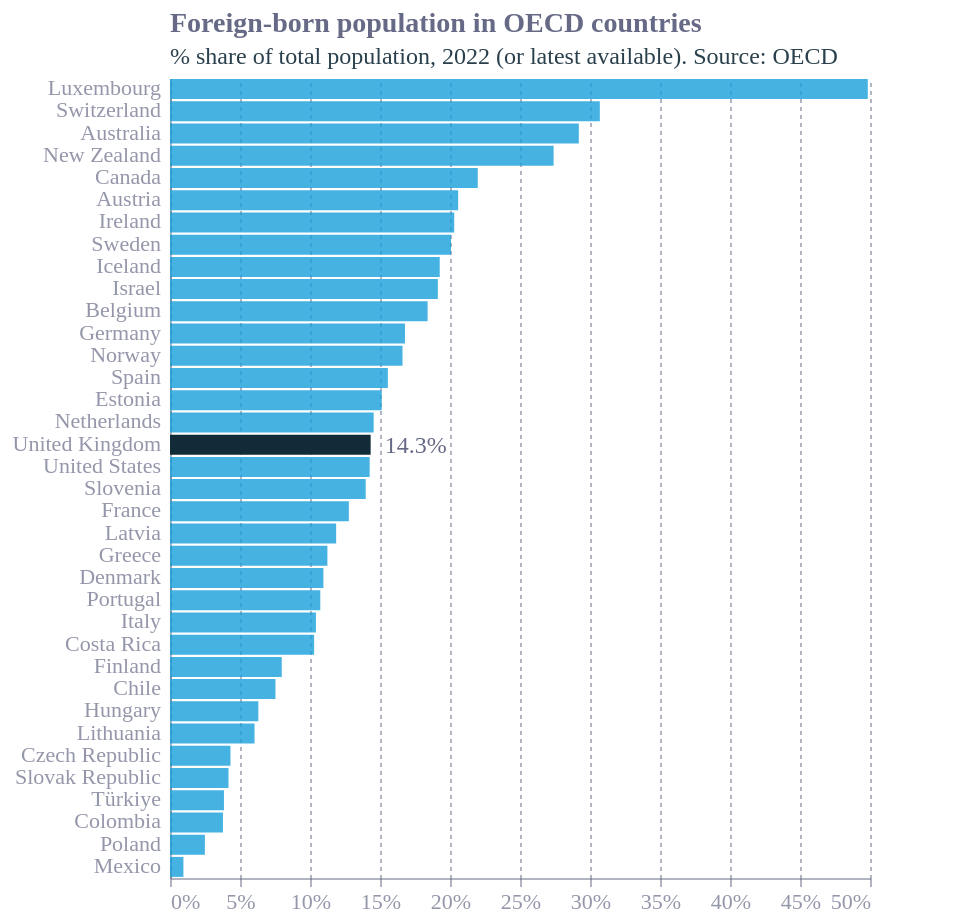

This figure's Vega-Lite source:
### Vega-Lite specification from a JSON file in a GitHub repository (floating-point values rounded to 4 significant figures)
{"config": {"font": "Circular Std", "text": {"color": "#676A86", "align": "left", "baseline": "middle", "dx": 7, "dy": 0, "fontSize": 11}, "view": {"stroke": null, "continuousWidth": 400, "continuousHeight": 300, "discreteWidth": 400, "discreteHeight": 300}, "bar": {"color": "#179fdb"}, "line": {"color": "#e6224b"}, "rule": {"color": "#676A86"}, "area": {"opacity": 0.3}, "point": {"filled": true, "size": 80, "color": "#e6224b", "opacity": 0.95}, "geoshape": {"stroke": "white", "strokeWidth": 0.3}, "rect": {"fill": "#d6d4d4", "opacity": 0.3}, "axis": {"labelColor": "#676A86", "labelFontSize": 11, "labelFont": "Circular Std", "labelOpacity": 0.7, "tickColor": "#676A86", "tickOpacity": 0.5, "domainColor": "#676A86", "domainOpacity": 0.5, "gridColor": "#676A86", "gridDash": [2, 2], "gridOpacity": 0.5, "title": null, "titleColor": "#676A86", "titleOpacity": 0.8, "tickSize": 4}, "axisXDiscrete": {"grid": false, "labelAngle": 0, "tickCount": 10, "tickOpacity": 0.5, "title": null}, "axisYDiscrete": {"ticks": false, "labelPadding": 5}, "axisXTemporal": {"grid": false, "ticks": true}, "axisXQuantitative": {"grid": true}, "axisYQuantitative": {"gridColor": "#676A86", "gridDash": [1, 5], "gridOpacity": 0.5, "ticks": false, "labelPadding": 5, "tickCount": 8, "titleAngle": 0, "titleAlign": "left", "titleBaseline": "bottom", "titleX": 0, "titleY": -5}, "title": {"color": "#676A86", "subtitleColor": "#122b39E6", "font": "Circular Std", "subtitleFont": "Circular Std", "anchor": "start", "frame": "group", "fontSize": 14, "subtitleFontSize": 12, "subtitlePadding": 4, "offset": 0}, "legend": {"titleColor": "#122b39", "title": null, "labelColor": "#122b39", "labelFontSize": 11}}, "title": {"text": "Foreign-born population in OECD countries", "subtitle": ["% share of total population, 2022 (or latest available). Source: OECD"]}, "encoding": {"x": {"axis": {"format": "%"}, "field": "Value", "type": "quantitative"}, "y": {"field": "Country", "sort": "-x", "type": "nominal"}}, "layer": [{"params": [{"select": {"type": "point", "on": "mouseover", "fields": ["Country"], "clear": false, "nearest": true}, "name": "hover", "value": "United Kingdom"}], "mark": {"type": "bar"}, "encoding": {"color": {"condition": {"test": "(datum.Country === 'United Kingdom')", "value": "#122b39"}, "value": "#179fdb"}, "opacity": {"condition": {"test": {"param": "hover"}, "value": 1}, "value": 0.8}, "x": {"axis": {"format": "%"}, "field": "Value", "type": "quantitative"}, "y": {"field": "Country", "sort": "-x", "type": "nominal"}}}, {"mark": {"type": "text", "fontSize": 12}, "encoding": {"opacity": {"condition": {"test": {"param": "hover"}, "value": 1}, "value": 0}, "text": {"field": "Value", "format": ".1%", "type": "quantitative"}}}], "data": {"name": "data-ca931741448ca707f968d3a29cb073a8"}, "height": 400, "$schema": "https://vega.github.io/schema/vega-lite/v5.17.0.json", "datasets": {"data-ca931741448ca707f968d3a29cb073a8": [{"Country": "Australia", "Year": 2021, "Value": 0.292}, {"Country": "Austria", "Year": 2022, "Value": 0.2058}, {"Country": "Belgium", "Year": 2022, "Value": 0.184}, {"Country": "Canada", "Year": 2021, "Value": 0.2198}, {"Country": "Chile", "Year": 2022, "Value": 0.07533}, {"Country": "Colombia", "Year": 2020, "Value": 0.03782}, {"Country": "Costa Rica", "Year": 2020, "Value": 0.103}, {"Country": "Czech Republic", "Year": 2022, "Value": 0.04318}, {"Country": "Denmark", "Year": 2022, "Value": 0.1096}, {"Country": "Estonia", "Year": 2022, "Value": 0.1512}, {"Country": "Finland", "Year": 2022, "Value": 0.07982}, {"Country": "France", "Year": 2022, "Value": 0.1277}, {"Country": "Germany", "Year": 2022, "Value": 0.1678}, {"Country": "Greece", "Year": 2022, "Value": 0.1124}, {"Country": "Hungary", "Year": 2022, "Value": 0.0631}, {"Country": "Iceland", "Year": 2022, "Value": 0.1927}, {"Country": "Ireland", "Year": 2022, "Value": 0.203}, {"Country": "Israel", "Year": 2022, "Value": 0.1913}, {"Country": "Italy", "Year": 2022, "Value": 0.1042}, {"Country": "Latvia", "Year": 2022, "Value": 0.1187}, {"Country": "Lithuania", "Year": 2022, "Value": 0.06038}, {"Country": "Luxembourg", "Year": 2022, "Value": 0.4984}, {"Country": "Mexico", "Year": 2020, "Value": 0.009575}, {"Country": "Netherlands", "Year": 2022, "Value": 0.1455}, {"Country": "New Zealand", "Year": 2018, "Value": 0.274}, {"Country": "Norway", "Year": 2022, "Value": 0.1661}, {"Country": "Poland", "Year": 2022, "Value": 0.02492}, {"Country": "Portugal", "Year": 2022, "Value": 0.1073}, {"Country": "Slovak Republic", "Year": 2022, "Value": 0.04177}, {"Country": "Slovenia", "Year": 2022, "Value": 0.1398}, {"Country": "Spain", "Year": 2022, "Value": 0.1556}, {"Country": "Sweden", "Year": 2022, "Value": 0.2007}, {"Country": "Switzerland", "Year": 2022, "Value": 0.307}, {"Country": "Türkiye", "Year": 2022, "Value": 0.03854}, {"Country": "United Kingdom", "Year": 2021, "Value": 0.1433}, {"Country": "United States", "Year": 2022, "Value": 0.1426}]}, "width": 350}
